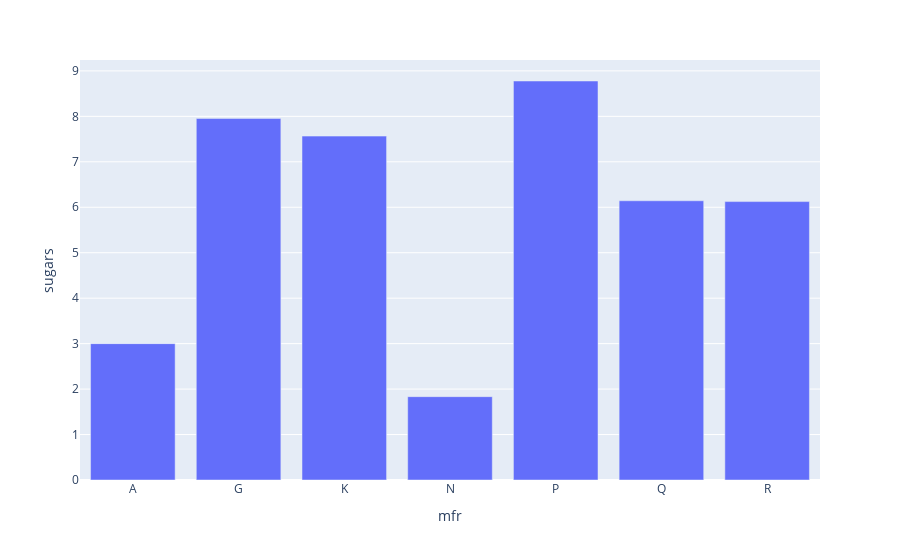

Notebook code for this chart:
### Markdown cell above
Now make a barplot with the means of these groups for `sugars`.

### Code cell
px.bar(groups.mean(numeric_only=True),y="sugars")

#<xml xmlns="https://developers.google.com/blockly/xml"><variables><variable id="+yh,Zg{hON]zy6D~.rH#">px</variable><variable id="kvljy3ud{{GyqoMiju^J">groups</variable></variables><block type="varDoMethod" id="7PkTI5@+A6#C}J7CTmyF" x="154" y="143"><mutation items="2"></mutation><field name="VAR" id="+yh,Zg{hON]zy6D~.rH#">px</field><field name="MEMBER">bar</field><data>px:bar</data><value name="ADD0"><block type="varDoMethod" id="D8hJ~sZ}G*S_.m8H4Lm)"><mutation items="1"></mutation><field name="VAR" id="kvljy3ud{{GyqoMiju^J">groups</field><field name="MEMBER">mean</field><data>groups:mean</data><value name="ADD0"><block type="dummyOutputCodeBlock" id="S72(JvqkcQ)6q_7Fw.*)"><field name="CODE">numeric_only=True</field></block></value></block></value><value name="ADD1"><block type="dummyOutputCodeBlock" id="[E_+Hw=gVTJPO$^~e}Z$"><field name="CODE"> y="sugars"</field></block></value></block></xml>

### Figure 1 — Plotly figure (JSON) as saved in the notebook; plotly's stock layout.template omitted (floating-point values rounded to 4 significant figures)
{"data": [{"hovertemplate": "mfr=%{x}<br>sugars=%{y}<extra></extra>", "legendgroup": "", "marker": {"color": "#636efa", "pattern": {"shape": ""}}, "name": "", "orientation": "v", "showlegend": false, "textposition": "auto", "type": "bar", "x": ["A", "G", "K", "N", "P", "Q", "R"], "xaxis": "x", "y": [3.0, 7.955, 7.565, 1.833, 8.778, 6.143, 6.125], "yaxis": "y"}], "layout": {"barmode": "relative", "legend": {"tracegroupgap": 0}, "margin": {"t": 60}, "xaxis": {"anchor": "y", "domain": [0, 1], "title": {"text": "mfr"}}, "yaxis": {"anchor": "x", "domain": [0, 1], "title": {"text": "sugars"}}}}
